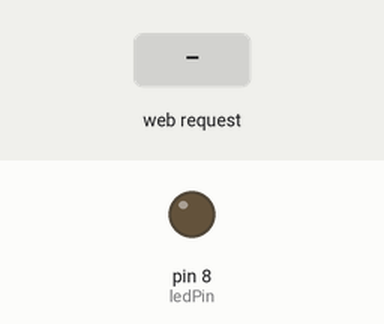
This sketch was run on a simulated Arduino Uno, built for the host (arithmetic inside an expression is 32-bit, double 64-bit). On the bench: output pins drawn as LEDs (lit = HIGH). Inputs (shaded band) come from the test bench. WiFi joins after 1.5 s; servers stay silent unless stated.

Above: at 1.2 s.
1.3 s: HTTP request GET /led/on received
At 1.9 s:
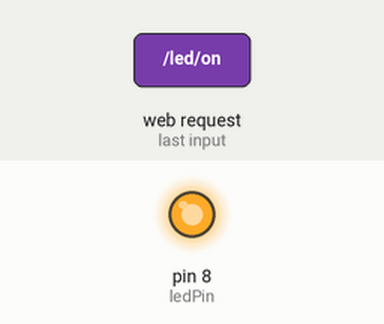
2.8 s: HTTP request GET /led/off received
At 3.1 s:
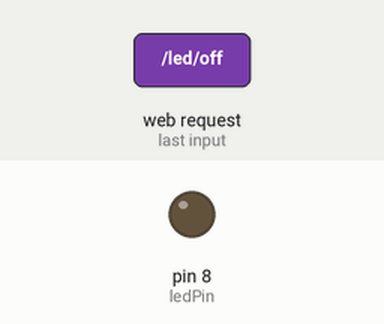
Timing chart, 0 to 5.8 s (numbered marks = the images above; inputs shaded):
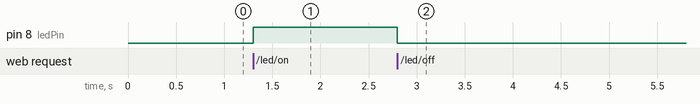

The sketch:

API_Arduino.ino
```cpp
/*

Práctica API con Arduino para Control de Sensores y Actuadores
Programación de Interfaces y Puertos
2025
Objetivo: Configurar Arduino como un servidor web que expone una API para leer datos de sensores y controlar actuadores a través de solicitudes HTTP.
*/

    #include <SPI.h>
    #include <Ethernet.h>
    #include "DHT.h"

    #define DHTPIN 2
    #define DHTTYPE DHT11
    DHT dht(DHTPIN, DHTTYPE);

    byte mac[] = { 0xDE, 0xAD, 0xBE, 0xEF, 0xFE, 0xED };
    IPAddress ip(192, 168, 1, 177);
    EthernetServer server(80);

    const int ledPin = 8;

    void setup() {
      pinMode(ledPin, OUTPUT);
      digitalWrite(ledPin, LOW);
      Serial.begin(9600);
      Ethernet.begin(mac, ip);
      server.begin();
      dht.begin();
    }

    void loop() {
      EthernetClient client = server.available();
      if (client) {
        String request = client.readStringUntil('\r');
        client.flush();
        if (request.indexOf("/temperatura") != -1) {
          float temp = dht.readTemperature();
          client.println("HTTP/1.1 200 OK");
          client.println("Content-Type: application/json");
          client.println("Connection: close");
          client.println();
          client.print("{\"temperatura\":");
          client.print(temp);
          client.println("}");
        } else if (request.indexOf("/led/on") != -1) {
          digitalWrite(ledPin, HIGH);
          client.println("HTTP/1.1 200 OK");
          client.println("Connection: close");
          client.println();
          client.println("LED ON");
        } else if (request.indexOf("/led/off") != -1) {
          digitalWrite(ledPin, LOW);
          client.println("HTTP/1.1 200 OK");
          client.println("Connection: close");
          client.println();
          client.println("LED OFF");
        } else {
          client.println("HTTP/1.1 404 Not Found");
          client.println("Connection: close");
          client.println();
        }
        client.stop();
      }
    }
```

Measured:
- after the input at 1.3 s, pin 8 (ledPin): LOW → HIGH at once
- after the input at 2.8 s, pin 8 (ledPin): HIGH → LOW at once
